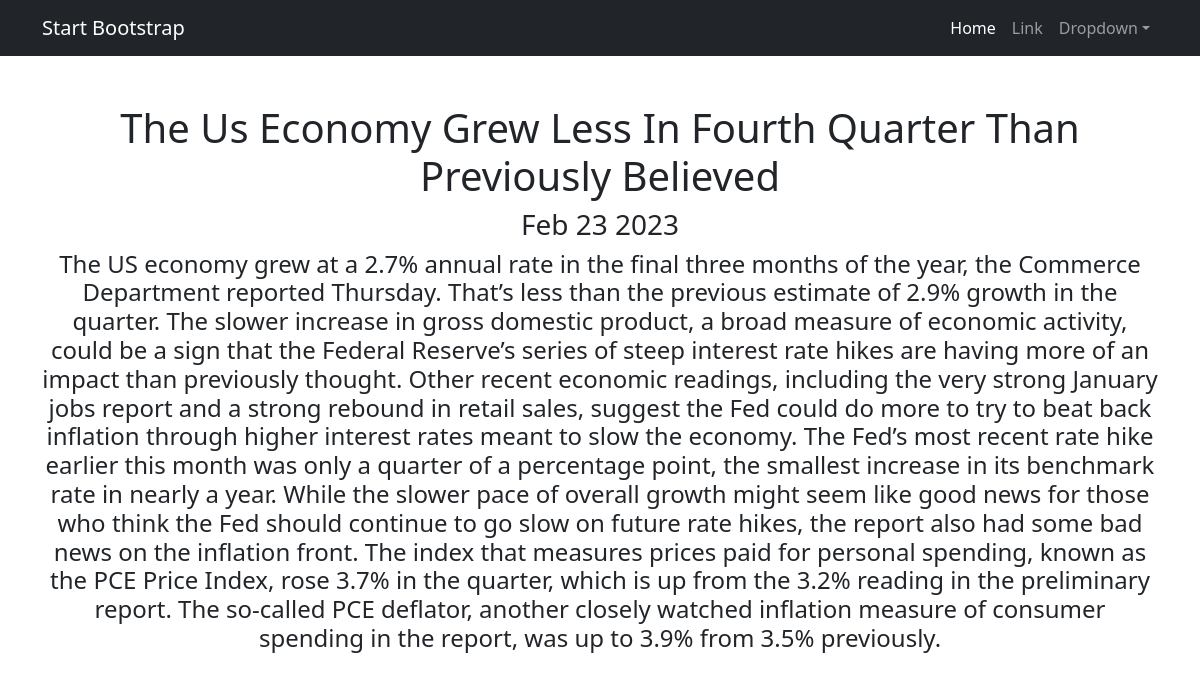
Screenshot of /news/7 with the database file from the repository.
### news_portal/models.py (models this page shows, shortened)
class Post(models.Model):
    news = "NS"
    article = "AC"
    TYPE = [
        (news, 'News'),
        (article, 'Article')
    ]
    author = models.ForeignKey("Author", on_delete=models.CASCADE)
    type = models.CharField(max_length=2, choices=TYPE, default=news)
    post_time_in = models.DateTimeField(auto_now_add=True)
    category = models.ManyToManyField("Category", through="PostCategory")
    title = models.CharField(max_length=255)
    post_text = models.TextField()
    post_rating = models.FloatField(default=0.0)
    def __str__(self):
        return f'{self.title.title()}'

### news_portal/views.py (the view)
# urls.py: path('<int:pk>', NewsDetail.as_view(), name='news_detail'),
class NewsDetail(DetailView):
    model = Post
    template_name = "post.html"
    context_object_name = 'post'

### news_portal/templatetags/news_filters.py (called while the page is built)
@register.filter()
def cenzor(value):
    mat = ['idiot', 'fizz', 'nasty', 'euro']
    word = ''
    text = value.split()
    for i in range(len(text)):
        for j in mat:
            if j in text[i].lower():
                for c in (text[i]):
                    word += '*' if c.isalpha() else c
                    text[i] = text[i][0] + word
    return ' '.join(text)

### templates/post.html (shortened to what this page needs)
{% extends 'flatpages/default.html' %}
{% load news_filters %}
{% block content %}
    <h1>{{ post }}</h1>
    <h3>{{ post.post_time_in | date:'M d Y' }}</h3>
    <h4>{{ post.post_text | cenzor }}</h4>
{% endblock content %}

### rows the page displays
Post: title "The Us Economy Grew Less In Fourth Quarter Than Previously Believed", post_time_in "Feb 23 2023", post_text|cenzor "The US economy grew at a 2.7% annual rate in the final three months of the year, the Commerce Department reported Thursday. That’s less than the previous estimate of 2.9% growth in the quarter. The slower increase in gross domestic product, a broad measure of economic activity, could be a sign that the Federal Reserve’s series of steep interest rate hikes are having more of an impact than previously thought. Other recent economic readings, including the very strong January jobs report and a strong rebound in retail sales, suggest the Fed could do more to try to beat back inflation through higher interest rates meant to slow the economy. The Fed’s most recent rate hike earlier this month was…"
